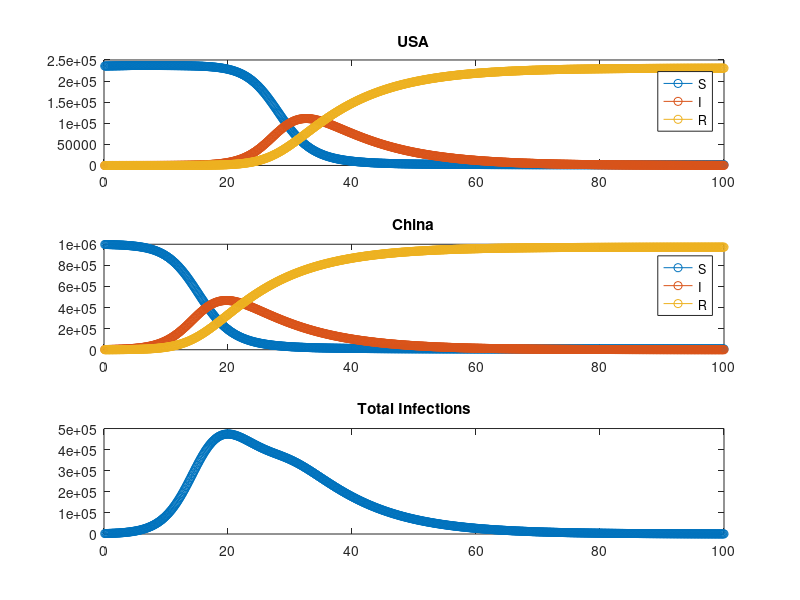

Write the MATLAB code that produced this figure.
city1=[]; % the United States
city2=[]; % China
totalInfections=[];
N=[235606 1000000]; % populations of USA and China respectively

%SIR model
S=[235606 998000]; 
I=[0 2000];
R=[0 0];

a=1/2;
b=1/10;
T=100; % with units days
dt=1/8;
clockmax=ceil(T/dt);

% exchange rates - percentage of population every day
e1=0.0001; % people traveling out of USA and going into China
e2=.0003; % people traveling out of China and going into USA
for i = 1:clockmax
    t=i*dt;
    
    if t >= 5
       e1 = 0;
       e2 = 0;
    end
    
    S=S-dt*a*S.*I./N;
    I=I+dt*(a*I.*S./N-b*I);
    R=R+dt*b*I;
    
    
    SS=S(1);
    II=I(1);
    RR=R(1);
    
    % updating the population of city one of people leaving and people
    % coming in 
    S(1)=S(1)+(-e1*S(1)+e2*S(2))*dt;
    I(1)=I(1)+(-e1*I(1)+e2*I(2))*dt;
    R(1)=R(1)+(-e1*R(1)+e2*R(2))*dt;

    % updating the population of city two of people leaving and people
    % coming in 
    S(2)=S(2)+(-e2*S(2)+e1*SS)*dt;
    I(2)=I(2)+(-e2*I(2)+e1*II)*dt;
    R(2)=R(2)+(-e2*R(2)+e1*RR)*dt;
    
    population = S(1)+S(2)+I(1)+I(2)+R(1)+R(2);
    
    city1(i,:)=[t S(1) I(1) R(1)];
    city2(i,:)=[t S(2) I(2) R(2)];
    totalInfections(i,:)=[t I(1)+I(2)];
    
end

for j = 2:4
    plot1 = subplot(3,1,1);
    plot (city1(:,1),city1(:,j),'-o');
    title ('USA');
    hold on
end
legend('S', 'I', 'R');

for j = 2:4
    plot2 = subplot(3,1,2);
    plot (city2(:,1),city2(:,j),'-o');
    title ('China');
    hold on
end
legend('S', 'I', 'R');

plot3 = subplot(3,1,3);
plot (totalInfections(:,1), totalInfections(:,2), '-o');
title ('Total Infections'); 
hold on

% linkaxes([plot1 plot2 plot3],'y')